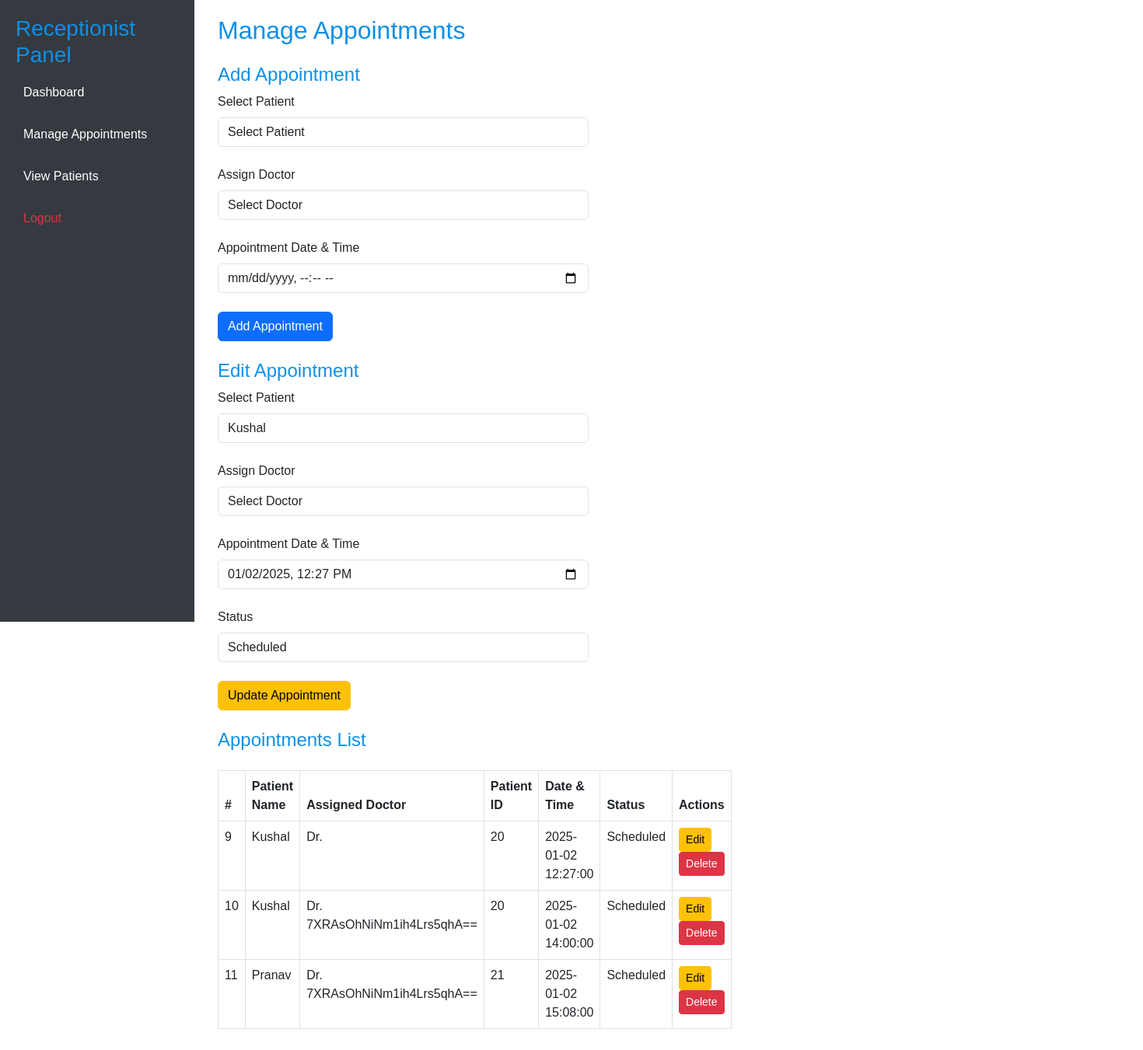
/manage_appointments.php?edit=9 (signed in), run on the app's committed database.
### tables this page shows
CREATE TABLE `appointments` (
  `appointment_id` int(11) NOT NULL,
  `patient_id` int(11) DEFAULT NULL,
  `date` datetime DEFAULT NULL,
  `appointment_time` time DEFAULT NULL,
  `doctor_username` varchar(255) DEFAULT NULL,
  `status` enum('Scheduled','Completed','Cancelled') DEFAULT NULL,
  `created_at` timestamp NOT NULL DEFAULT current_timestamp(),
  `updated_at` timestamp NOT NULL DEFAULT current_timestamp() ON UPDATE current_timestamp()
);

CREATE TABLE `patients` (
  `patient_id` int(11) NOT NULL,
  `patient_name` varchar(255) NOT NULL,
  `age` int(11) DEFAULT NULL,
  `gender` enum('Male','Female','Other') DEFAULT NULL,
  `contact_info` varchar(255) DEFAULT NULL,
  `status` enum('Indoor','Outdoor') DEFAULT NULL,
  `created_at` timestamp NOT NULL DEFAULT current_timestamp(),
  `updated_at` timestamp NOT NULL DEFAULT current_timestamp() ON UPDATE current_timestamp(),
  `phone_number` varchar(15) DEFAULT NULL,
  `email` varchar(255) DEFAULT NULL
);

CREATE TABLE `users` (
  `id` int(11) NOT NULL,
  `username` varchar(255) NOT NULL,
  `password_hash` varchar(255) NOT NULL,
  `role` enum('Admin','Doctor','Pharmacist','Receptionist') NOT NULL,
  `created_at` timestamp NOT NULL DEFAULT current_timestamp(),
  `updated_at` timestamp NOT NULL DEFAULT current_timestamp() ON UPDATE current_timestamp(),
  `email` varchar(255) NOT NULL,
  `phone` varchar(255) NOT NULL,
  `reset_token` varchar(255) DEFAULT NULL,
  `reset_token_expiry` datetime DEFAULT NULL
);

### manage_appointments.php (the view, shortened to what this page needs)
<?php
require 'db.php';
$stmt = $pdo->query("SELECT appointments.*, patients.patient_name, users.username AS doctor_username FROM appointments LEFT JOIN patients ON appointments.patient_id = patients.patient_id LEFT JOIN users ON appointments.doctor_username = users.username ORDER BY date ASC");
$appointments = $stmt->fetchAll();
$patients_stmt = $pdo->query("SELECT * FROM patients");
$patients = $patients_stmt->fetchAll();
if (isset($_GET['edit'])) {
    $appointment_id = $_GET['edit'];
    $stmt = $pdo->prepare("SELECT * FROM appointments WHERE appointment_id = :appointment_id");
    $stmt->execute([':appointment_id' => $appointment_id]);
    $appointment = $stmt->fetch();
}
?>
<!DOCTYPE html>
<html lang="en">
<head>
    <link href="https://cdn.jsdelivr.net/npm/bootstrap@5.3.0-alpha1/dist/css/bootstrap.min.css" rel="stylesheet">
</head>
<body>
    <div class="container-fluid">
        <div class="row">
            <div class="sidebar">
                <h3>Receptionist Panel</h3>
                <a href="receptionist_dashboard.php">Dashboard</a>
                <a href="manage_appointments.php">Manage Appointments</a>
                <a href="view_patients.php">View Patients</a>
                <a href="plogout.php" class="text-danger">Logout</a>
            </div>
            <div class="main-content">
                <div class="col-md-4">
                    <h2>Manage Appointments</h2>
                    <h4 class="mt-4">Add Appointment</h4>
                    <form method="POST">
                        <div class="mb-4">
                            <label for="patient_id" class="form-label">Select Patient</label>
                            <select name="patient_id" class="form-control" required>
                                <option value="">Select Patient</option>
                            </select>
                        </div>
                        <div class="mb-4">
                            <label for="doctor_id" class="form-label">Assign Doctor</label>
                            <select name="doctor_id" class="form-control" required>
                                <option value="">Select Doctor</option>
                            </select>
                        </div>
                        <div class="mb-4">
                            <label for="date" class="form-label">Appointment Date & Time</label>
                            <input type="datetime-local" name="date" class="form-control" required>
                        </div>
                        <button type="submit" name="add_appointment" class="btn btn-primary">Add Appointment</button>
                    </form>
                    <?php if (isset($appointment)): ?>
                        <h4 class="mt-4">Edit Appointment</h4>
                        <form method="POST">
                            <div class="mb-4">
                                <label for="patient_id" class="form-label">Select Patient</label>
                                <select name="patient_id" class="form-control" required>
                                    <?php foreach ($patients as $patient): ?>
                                        <option value="<?php echo $patient['patient_id']; ?>" <?php echo $appointment['patient_id'] == $patient['patient_id'] ? 'selected' : ''; ?>>
                                            <?php echo $patient['patient_name']; ?>
                                        </option>
                                    <?php endforeach; ?>
                                </select>
                            </div>
                            <div class="mb-4">
                            <label for="doctor_id" class="form-label">Assign Doctor</label>
                            <select name="doctor_id" class="form-control" required>
                                <option value="">Select Doctor</option>
                            </select>
                            </div>
                            <div class="mb-4">
                                <label for="date" class="form-label">Appointment Date & Time</label>
                                <input type="datetime-local" name="date" class="form-control" value="<?php echo $appointment['date']; ?>" required>
                            </div>
                            <div class="mb-4">
                                <label for="status" class="form-label">Status</label>
                                <select name="status" class="form-control" required>
                                    <option value="Scheduled" <?php echo $appointment['status'] == 'Scheduled' ? 'selected' : ''; ?>>Scheduled</option>
                                </select>
                            </div>
                            <button type="submit" name="update_appointment" class="btn btn-warning">Update Appointment</button>
                        </form>
                    <?php endif; ?>
                    <h4 class="mt-4">Appointments List</h4>
                    <table class="table table-bordered mt-4">
                        <thead>
                            <tr>
                                <th>#</th>
                                <th>Patient Name</th>
                                <th>Assigned Doctor</th>
                                <th>Patient ID</th>
                                <th>Date & Time</th>
                                <th>Status</th>
                                <th>Actions</th>
                            </tr>
                        </thead>
                        <tbody>
                            <?php foreach ($appointments as $appointment): ?>
                                <tr>
                                    <td><?php echo $appointment['appointment_id']; ?></td>
                                    <td><?php echo $appointment['patient_name']; ?></td>
                                    <td>Dr. <?php echo $appointment['doctor_username']; ?></td>
                                    <td><?php echo $appointment['patient_id']; ?></td>
                                    <td><?php echo $appointment['date']; ?></td>
                                    <td><?php echo $appointment['status']; ?></td>
                                    <td>
                                        <a href="manage_appointments.php?edit=<?php echo $appointment['appointment_id']; ?>" class="btn btn-warning btn-sm">Edit</a>
                                        <a href="manage_appointments.php?delete=<?php echo $appointment['appointment_id']; ?>" class="btn btn-danger btn-sm">Delete</a>
                                    </td>
                                </tr>
                            <?php endforeach; ?>
                        </tbody>
                    </table>
                </div>
            </div>
        </div>
    </div>
</body>
</html>

### manage_appointments.php (style rules this page uses)
body { font-family: Arial, sans-serif; }
h2, h3, h4 { color: rgb(13, 144, 232); }
.sidebar { height: 100vh; width: 250px; background: #343a40; color: white; position: fixed; padding: 20px; }
.sidebar a { color: white; text-decoration: none; padding: 10px; display: block; margin: 10px 0; }
.main-content { margin-left: 260px; padding: 20px; }

### data on the page
appointments: patient_id "Kushal", date "01/02/2025 12:27", status "Scheduled", appointment_id "9", patient.patient_name "Kushal", patient "20", date "2025-01-02 12:27:00"
appointments: appointment_id "10", patient.patient_name "Kushal", users.username "7XRAsOhNiNm1ih4Lrs5qhA==", patient "20", date "2025-01-02 14:00:00", status "Scheduled"
appointments: appointment_id "11", patient.patient_name "Pranav", users.username "7XRAsOhNiNm1ih4Lrs5qhA==", patient "21", date "2025-01-02 15:08:00", status "Scheduled"
